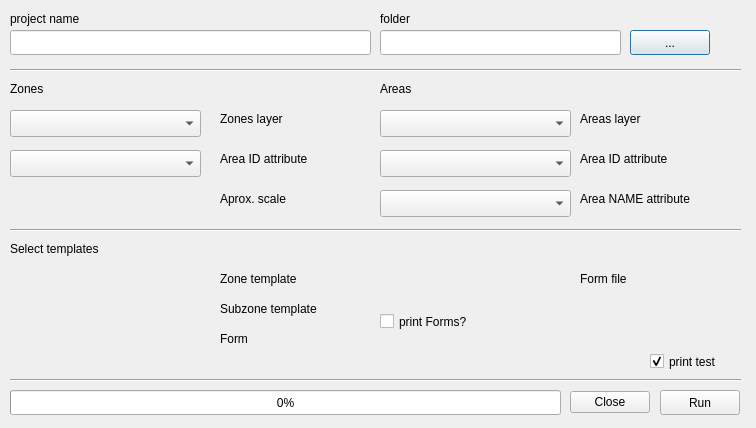
<?xml version="1.0" encoding="UTF-8"?>
<ui version="4.0">
 <class>openPapersDialogBase</class>
 <widget class="QDialog" name="openPapersDialogBase">
  <property name="geometry">
   <rect>
    <x>0</x>
    <y>0</y>
    <width>756</width>
    <height>428</height>
   </rect>
  </property>
  <property name="windowTitle">
   <string>openPapers</string>
  </property>
  <widget class="QCheckBox" name="checkBox">
   <property name="geometry">
    <rect>
     <x>380</x>
     <y>310</y>
     <width>92</width>
     <height>23</height>
    </rect>
   </property>
   <property name="text">
    <string>print Forms?</string>
   </property>
  </widget>
  <widget class="QLabel" name="label_2">
   <property name="geometry">
    <rect>
     <x>10</x>
     <y>240</y>
     <width>121</width>
     <height>17</height>
    </rect>
   </property>
   <property name="text">
    <string>Select templates</string>
   </property>
  </widget>
  <widget class="QgsMapLayerComboBox" name="mMapLayerComboBox">
   <property name="geometry">
    <rect>
     <x>10</x>
     <y>110</y>
     <width>191</width>
     <height>27</height>
    </rect>
   </property>
  </widget>
  <widget class="QLabel" name="label_5">
   <property name="geometry">
    <rect>
     <x>220</x>
     <y>110</y>
     <width>121</width>
     <height>17</height>
    </rect>
   </property>
   <property name="text">
    <string>Zones layer</string>
   </property>
  </widget>
  <widget class="QLabel" name="label_6">
   <property name="geometry">
    <rect>
     <x>220</x>
     <y>150</y>
     <width>121</width>
     <height>17</height>
    </rect>
   </property>
   <property name="text">
    <string>Area ID attribute</string>
   </property>
  </widget>
  <widget class="Line" name="line">
   <property name="geometry">
    <rect>
     <x>10</x>
     <y>60</y>
     <width>731</width>
     <height>20</height>
    </rect>
   </property>
   <property name="orientation">
    <enum>Qt::Horizontal</enum>
   </property>
  </widget>
  <widget class="QLineEdit" name="f_project_name">
   <property name="geometry">
    <rect>
     <x>10</x>
     <y>30</y>
     <width>361</width>
     <height>25</height>
    </rect>
   </property>
  </widget>
  <widget class="QLabel" name="label_rpoject">
   <property name="geometry">
    <rect>
     <x>10</x>
     <y>10</y>
     <width>121</width>
     <height>17</height>
    </rect>
   </property>
   <property name="text">
    <string>project name</string>
   </property>
  </widget>
  <widget class="QLabel" name="label_rpoject_2">
   <property name="geometry">
    <rect>
     <x>380</x>
     <y>10</y>
     <width>121</width>
     <height>17</height>
    </rect>
   </property>
   <property name="text">
    <string>folder</string>
   </property>
  </widget>
  <widget class="QLineEdit" name="lineEdit_path">
   <property name="geometry">
    <rect>
     <x>380</x>
     <y>30</y>
     <width>241</width>
     <height>25</height>
    </rect>
   </property>
   <property name="minimumSize">
    <size>
     <width>0</width>
     <height>23</height>
    </size>
   </property>
  </widget>
  <widget class="QPushButton" name="pushButton_select_path">
   <property name="geometry">
    <rect>
     <x>630</x>
     <y>30</y>
     <width>80</width>
     <height>25</height>
    </rect>
   </property>
   <property name="sizePolicy">
    <sizepolicy hsizetype="Fixed" vsizetype="Fixed">
     <horstretch>0</horstretch>
     <verstretch>0</verstretch>
    </sizepolicy>
   </property>
   <property name="text">
    <string>...</string>
   </property>
  </widget>
  <widget class="QgsFileWidget" name="mQgsFileWidget_4">
   <property name="geometry">
    <rect>
     <x>380</x>
     <y>270</y>
     <width>191</width>
     <height>27</height>
    </rect>
   </property>
  </widget>
  <widget class="QLabel" name="label_7">
   <property name="geometry">
    <rect>
     <x>580</x>
     <y>270</y>
     <width>131</width>
     <height>17</height>
    </rect>
   </property>
   <property name="text">
    <string>Form file</string>
   </property>
  </widget>
  <widget class="QgsFieldComboBox" name="mFieldComboBox">
   <property name="geometry">
    <rect>
     <x>10</x>
     <y>150</y>
     <width>191</width>
     <height>27</height>
    </rect>
   </property>
  </widget>
  <widget class="QLabel" name="label_8">
   <property name="geometry">
    <rect>
     <x>220</x>
     <y>190</y>
     <width>121</width>
     <height>17</height>
    </rect>
   </property>
   <property name="text">
    <string>Aprox. scale </string>
   </property>
  </widget>
  <widget class="QgsScaleWidget" name="mScaleWidget">
   <property name="geometry">
    <rect>
     <x>10</x>
     <y>190</y>
     <width>191</width>
     <height>27</height>
    </rect>
   </property>
   <property name="showCurrentScaleButton">
    <bool>true</bool>
   </property>
  </widget>
  <widget class="QProgressBar" name="progressBar">
   <property name="geometry">
    <rect>
     <x>10</x>
     <y>390</y>
     <width>551</width>
     <height>25</height>
    </rect>
   </property>
   <property name="value">
    <number>0</number>
   </property>
  </widget>
  <widget class="QPushButton" name="pushButton_run">
   <property name="geometry">
    <rect>
     <x>660</x>
     <y>390</y>
     <width>80</width>
     <height>25</height>
    </rect>
   </property>
   <property name="sizePolicy">
    <sizepolicy hsizetype="Fixed" vsizetype="Fixed">
     <horstretch>0</horstretch>
     <verstretch>0</verstretch>
    </sizepolicy>
   </property>
   <property name="text">
    <string>Run</string>
   </property>
  </widget>
  <widget class="QDialogButtonBox" name="button_box_2">
   <property name="geometry">
    <rect>
     <x>570</x>
     <y>390</y>
     <width>80</width>
     <height>25</height>
    </rect>
   </property>
   <property name="sizePolicy">
    <sizepolicy hsizetype="Fixed" vsizetype="Fixed">
     <horstretch>0</horstretch>
     <verstretch>0</verstretch>
    </sizepolicy>
   </property>
   <property name="orientation">
    <enum>Qt::Horizontal</enum>
   </property>
   <property name="standardButtons">
    <set>QDialogButtonBox::Close</set>
   </property>
  </widget>
  <widget class="QgsMapLayerComboBox" name="mMapLayerComboBox_2">
   <property name="geometry">
    <rect>
     <x>380</x>
     <y>110</y>
     <width>191</width>
     <height>27</height>
    </rect>
   </property>
  </widget>
  <widget class="QgsFieldComboBox" name="mFieldComboBox_2">
   <property name="geometry">
    <rect>
     <x>380</x>
     <y>150</y>
     <width>191</width>
     <height>27</height>
    </rect>
   </property>
  </widget>
  <widget class="QLabel" name="label_9">
   <property name="geometry">
    <rect>
     <x>580</x>
     <y>150</y>
     <width>121</width>
     <height>17</height>
    </rect>
   </property>
   <property name="text">
    <string>Area ID attribute</string>
   </property>
  </widget>
  <widget class="QLabel" name="label_10">
   <property name="geometry">
    <rect>
     <x>580</x>
     <y>110</y>
     <width>121</width>
     <height>17</height>
    </rect>
   </property>
   <property name="text">
    <string>Areas layer</string>
   </property>
  </widget>
  <widget class="QLabel" name="label_11">
   <property name="geometry">
    <rect>
     <x>380</x>
     <y>80</y>
     <width>120</width>
     <height>17</height>
    </rect>
   </property>
   <property name="text">
    <string>Areas</string>
   </property>
  </widget>
  <widget class="QLabel" name="label_12">
   <property name="geometry">
    <rect>
     <x>10</x>
     <y>80</y>
     <width>120</width>
     <height>17</height>
    </rect>
   </property>
   <property name="text">
    <string>Zones</string>
   </property>
  </widget>
  <widget class="QgsFileWidget" name="mQgsFileWidget_1">
   <property name="geometry">
    <rect>
     <x>10</x>
     <y>270</y>
     <width>191</width>
     <height>27</height>
    </rect>
   </property>
  </widget>
  <widget class="QLabel" name="label_4">
   <property name="geometry">
    <rect>
     <x>220</x>
     <y>330</y>
     <width>67</width>
     <height>17</height>
    </rect>
   </property>
   <property name="text">
    <string>Form</string>
   </property>
  </widget>
  <widget class="QgsFileWidget" name="mQgsFileWidget_3">
   <property name="geometry">
    <rect>
     <x>10</x>
     <y>330</y>
     <width>191</width>
     <height>27</height>
    </rect>
   </property>
  </widget>
  <widget class="QgsFileWidget" name="mQgsFileWidget_2">
   <property name="geometry">
    <rect>
     <x>10</x>
     <y>300</y>
     <width>191</width>
     <height>27</height>
    </rect>
   </property>
  </widget>
  <widget class="QLabel" name="label">
   <property name="geometry">
    <rect>
     <x>220</x>
     <y>270</y>
     <width>111</width>
     <height>17</height>
    </rect>
   </property>
   <property name="text">
    <string>Zone template</string>
   </property>
  </widget>
  <widget class="QLabel" name="label_3">
   <property name="geometry">
    <rect>
     <x>220</x>
     <y>300</y>
     <width>131</width>
     <height>17</height>
    </rect>
   </property>
   <property name="text">
    <string>Subzone template</string>
   </property>
  </widget>
  <widget class="Line" name="line_2">
   <property name="geometry">
    <rect>
     <x>10</x>
     <y>370</y>
     <width>731</width>
     <height>20</height>
    </rect>
   </property>
   <property name="orientation">
    <enum>Qt::Horizontal</enum>
   </property>
  </widget>
  <widget class="Line" name="line_3">
   <property name="geometry">
    <rect>
     <x>10</x>
     <y>220</y>
     <width>731</width>
     <height>20</height>
    </rect>
   </property>
   <property name="orientation">
    <enum>Qt::Horizontal</enum>
   </property>
  </widget>
  <widget class="QgsFieldComboBox" name="mFieldComboBox_3">
   <property name="geometry">
    <rect>
     <x>380</x>
     <y>190</y>
     <width>191</width>
     <height>27</height>
    </rect>
   </property>
  </widget>
  <widget class="QLabel" name="label_13">
   <property name="geometry">
    <rect>
     <x>580</x>
     <y>190</y>
     <width>151</width>
     <height>17</height>
    </rect>
   </property>
   <property name="text">
    <string>Area NAME attribute</string>
   </property>
  </widget>
  <widget class="QCheckBox" name="checkBox_2">
   <property name="enabled">
    <bool>true</bool>
   </property>
   <property name="geometry">
    <rect>
     <x>650</x>
     <y>350</y>
     <width>92</width>
     <height>23</height>
    </rect>
   </property>
   <property name="text">
    <string>print test</string>
   </property>
   <property name="checked">
    <bool>true</bool>
   </property>
  </widget>
 </widget>
 <customwidgets>
  <customwidget>
   <class>QgsFieldComboBox</class>
   <extends>QComboBox</extends>
   <header>qgsfieldcombobox.h</header>
  </customwidget>
  <customwidget>
   <class>QgsFileWidget</class>
   <extends>QWidget</extends>
   <header>qgsfilewidget.h</header>
  </customwidget>
  <customwidget>
   <class>QgsMapLayerComboBox</class>
   <extends>QComboBox</extends>
   <header>qgsmaplayercombobox.h</header>
  </customwidget>
  <customwidget>
   <class>QgsScaleWidget</class>
   <extends>QWidget</extends>
   <header>qgsscalewidget.h</header>
  </customwidget>
 </customwidgets>
 <resources/>
 <connections/>
</ui>
